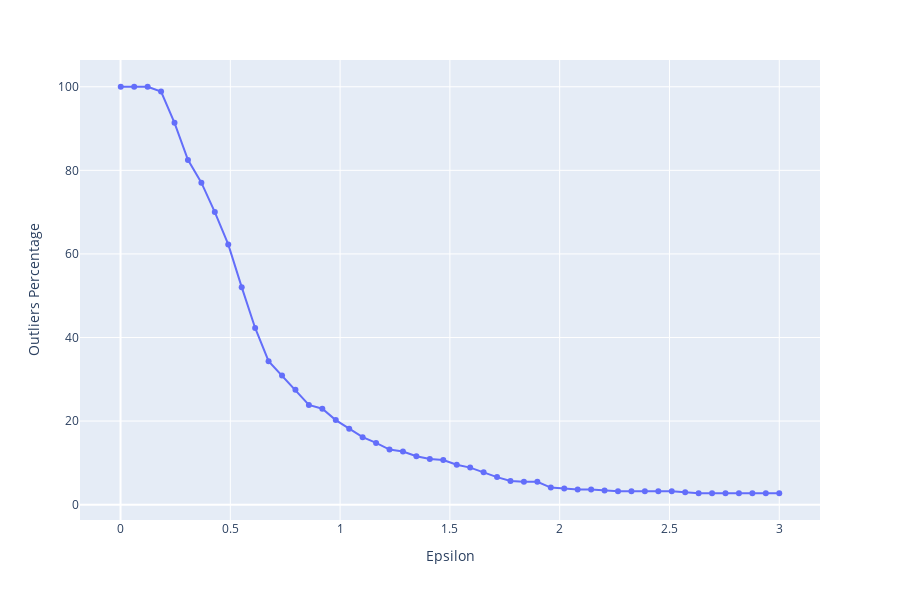

Here is the notebook cell this chart was saved with:
### Markdown cell above
**TASK: Create a line plot of the percentage of outlier points versus the epsilon value choice.**

### Code cell
px.scatter(x = np.linspace(0.001,3,50) , y = outliers_percentage , height=600 ,labels={"x": "Epsilon",  "y": "Outliers Percentage"}).update_traces(mode='lines+markers')

### Figure 1 — Plotly figure (JSON) as saved in the notebook; plotly's stock layout.template omitted (floating-point values rounded to 4 significant figures)
{"data": [{"hovertemplate": "Epsilon=%{x}<br>Outliers Percentage=%{y}<extra></extra>", "legendgroup": "", "marker": {"color": "#636efa", "symbol": "circle"}, "mode": "lines+markers", "name": "", "orientation": "v", "showlegend": false, "type": "scatter", "x": [0.001, 0.0622, 0.1234, 0.1846, 0.2458, 0.307, 0.3682, 0.4294, 0.4906, 0.5518, 0.613, 0.6742, 0.7354, 0.7967, 0.8579, 0.9191, 0.9803, 1.041, 1.103, 1.164, 1.225, 1.286, 1.347, 1.409, 1.47, 1.531, 1.592, 1.654, 1.715, 1.776, 1.837, 1.898, 1.96, 2.021, 2.082, 2.143, 2.204, 2.266, 2.327, 2.388, 2.449, 2.51, 2.572, 2.633, 2.694, 2.755, 2.816, 2.878, 2.939, 3], "xaxis": "x", "y": [100, 100, 100, 98.86, 91.36, 82.5, 77.05, 70, 62.27, 52.05, 42.27, 34.32, 30.91, 27.5, 23.86, 22.95, 20.23, 18.18, 16.14, 14.77, 13.18, 12.73, 11.59, 10.91, 10.68, 9.545, 8.864, 7.727, 6.591, 5.682, 5.455, 5.455, 4.091, 3.864, 3.636, 3.636, 3.409, 3.182, 3.182, 3.182, 3.182, 3.182, 2.955, 2.727, 2.727, 2.727, 2.727, 2.727, 2.727, 2.727], "yaxis": "y"}], "layout": {"height": 600, "legend": {"tracegroupgap": 0}, "margin": {"t": 60}, "xaxis": {"anchor": "y", "domain": [0, 1], "title": {"text": "Epsilon"}}, "yaxis": {"anchor": "x", "domain": [0, 1], "title": {"text": "Outliers Percentage"}}}}
